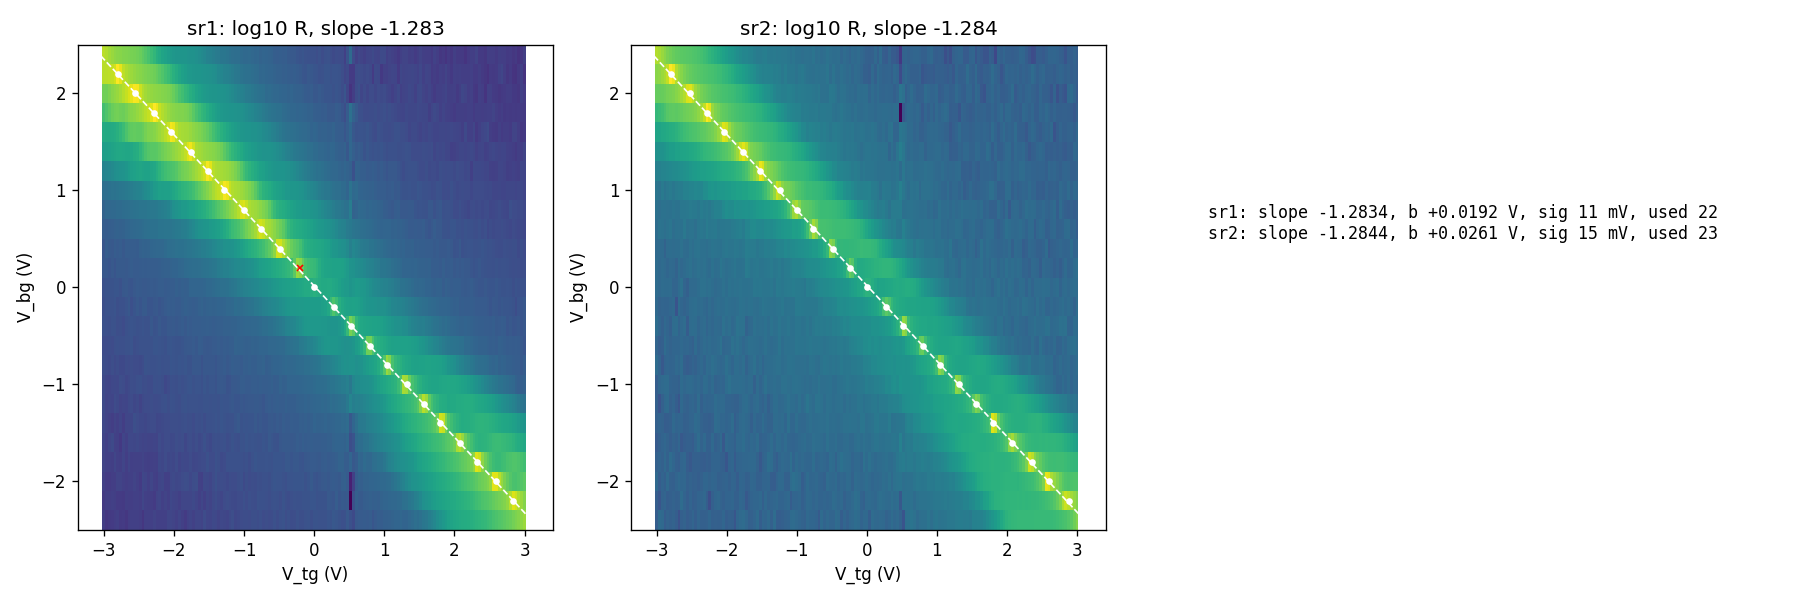

Recreate this plot in Python.
# CNP ridge extraction + fit on run 4 (coarse-BG gatemap), per channel.
# cnp-and-dline-calibration steps 1-3. Works on partial data (whole rows only).
import numpy as np
from scipy.ndimage import gaussian_filter1d
import matplotlib

matplotlib.use("Agg")
import matplotlib.pyplot as plt
from hera.analysis import open_run, fan_grids, resistance_grids

fan = fan_grids(open_run("data/4"))
rg = resistance_grids(fan)
vbg = fan.slow                      # slow axis: V_bg rows
vtg = fan.grid("k_2400_tg_volt")[0]  # fast axis vector (planned setpoints, row 0)
print(f"rows complete: {fan.nrows}/25, fast pts {fan.nfast}")

fits = {}
fig, axes = plt.subplots(1, 3, figsize=(15, 5))
for ax, cid in zip(axes[:2], ("sr1", "sr2")):
    R = np.abs(rg.R[cid])
    ridge_v, ridge_bg, clipped = [], [], 0
    for i in range(fan.nrows):
        prof = gaussian_filter1d(R[i], 2)
        j = int(np.argmax(prof))
        if j < 3 or j > fan.nfast - 4:   # edge-clipped row: CNP not located
            clipped += 1
            continue
        ridge_v.append(vtg[j]); ridge_bg.append(vbg[i])
    ridge_v, ridge_bg = np.array(ridge_v), np.array(ridge_bg)
    if len(ridge_v) < 4:
        print(f"{cid}: only {len(ridge_v)} unclipped ridge rows — too few to fit yet")
        continue
    # robust fit: iterative 2-sigma rejection
    keep = np.ones(len(ridge_v), bool)
    for _ in range(5):
        if keep.sum() < 3:
            break
        p = np.polyfit(ridge_bg[keep], ridge_v[keep], 1)
        resid = ridge_v - np.polyval(p, ridge_bg)
        sig = resid[keep].std()
        new = np.abs(resid) < max(2 * sig, 1e-3)
        if (new == keep).all():
            break
        keep = new
    fits[cid] = dict(slope=p[0], intercept=p[1], sigma=sig,
                     n_used=int(keep.sum()), n_clipped=clipped,
                     ridge=(ridge_bg, ridge_v, keep))
    print(f"{cid}: slope {p[0]:+.4f} (c_bg/c_tg = {-p[0]:.4f}), intercept {p[1]:+.4f} V, "
          f"resid sigma {sig*1e3:.1f} mV, rows used {keep.sum()}/{fan.nrows} (clipped {clipped})")
    # overlay
    ax.pcolormesh(vtg, vbg[:fan.nrows], np.log10(np.clip(R, 1, None)), shading="auto")
    ax.plot(ridge_v[keep], ridge_bg[keep], "wo", ms=3)
    ax.plot(ridge_v[~keep], ridge_bg[~keep], "rx", ms=4)
    bb = np.linspace(vbg.min(), vbg.max(), 10)
    ax.plot(np.polyval(p, bb), bb, "w--", lw=1)
    ax.set_xlabel("V_tg (V)"); ax.set_ylabel("V_bg (V)")
    ax.set_title(f"{cid}: log10 R, slope {p[0]:+.3f}")

# geometry-sanity: prior ratio = t_tg/t_bg = 1.3
print(f"\ngeometry prior c_bg/c_tg = 15.6/12 = {15.6/12:.3f}")

# cross-channel + closure check happens once both fits exist
if len(fits) == 2:
    s1, s2 = fits["sr1"]["slope"], fits["sr2"]["slope"]
    print(f"cross-channel slope disagreement: {abs(s1-s2)/abs((s1+s2)/2)*100:.2f}%")

axes[2].axis("off")
txt = "\n".join(f"{c}: slope {f['slope']:+.4f}, b {f['intercept']:+.4f} V, "
                f"sig {f['sigma']*1e3:.0f} mV, used {f['n_used']}" for c, f in fits.items())
axes[2].text(0.05, 0.6, txt, fontsize=10, family="monospace")
fig.tight_layout()
fig.savefig("hera_scratch/cnp_fit.png", dpi=120)
print("saved hera_scratch/cnp_fit.png")
